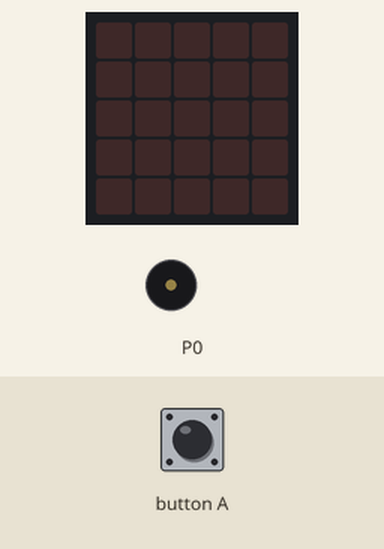
Simulated run of this program. Board: BBC micro:bit (MakeCode). Shown: the board's 5×5 LED display, buzzer (waves = sounding). The inputs (shaded band) are chosen by the test bench.

Above: at 1.2 s.
1.3 s: button A pressed for 0.15 s
At 2.5 s:
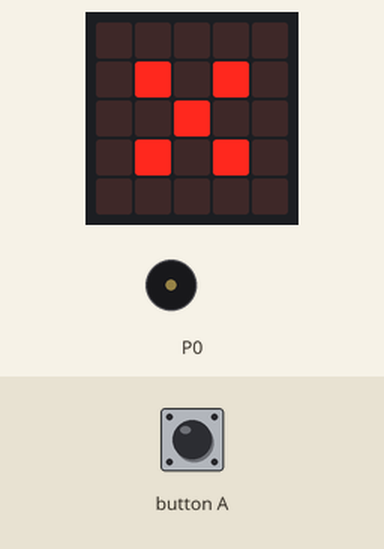
4.4 s: button A pressed for 0.15 s
At 5.8 s:
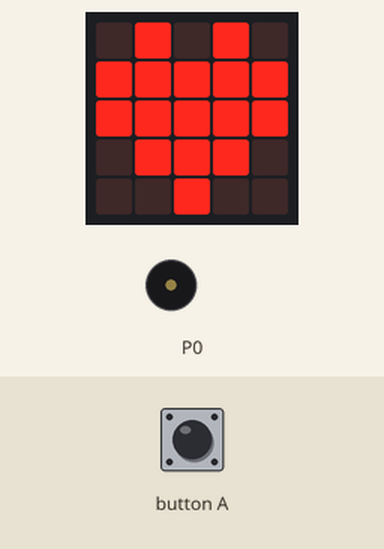
7.5 s: button A pressed for 0.15 s
At 10.01 s:
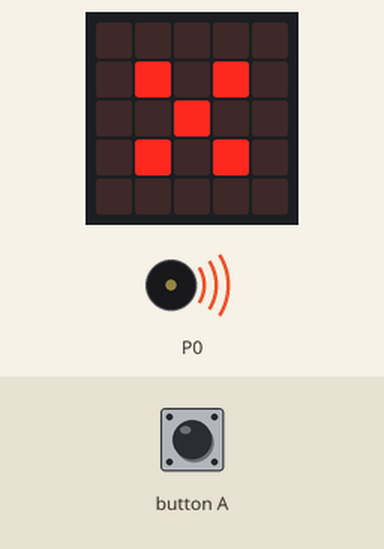
Timing chart, 0 to 16.5 s (numbered marks = the images above; inputs shaded):
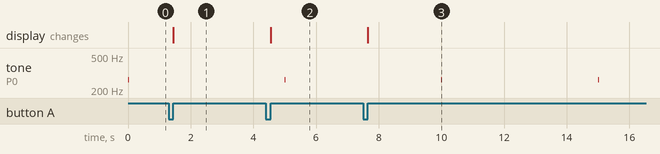

The program:

main.ts
```typescript
input.onButtonPressed(Button.A, function () {
    // Kunne testet på enten nr-variabel eller string-variabel, men hvorfor ikke teste begge metodene. Når det er er to if / els if tester og en else (unødvendig else)
    if (tilstandsymboltekst == "kryss") {
        basic.showLeds(`
            . . . . .
            . # . # .
            . . # . .
            . # . # .
            . . . . .
            `)
        tilstandsymboltekst = "hjerte"
        tilstandsymbolnr = 1
    } else if (tilstandsymbolnr == 1) {
        basic.showIcon(IconNames.Heart)
        tilstandsymbolnr = 0
        tilstandsymboltekst = "kryss"
    } else {
        // Dersom en ikke tester først på X med initiell variabel ender en kanskje opp i else-blokken så sjekk on-startblokken er riktig.
        basic.showString(tilstandsymboltekst)
        // Feilsøking. Denne skal ikke inntreffe, men gret med en test på else.
        // Spesielt lurt om en har gjort en logisk feil eller testet med feil variabel.
        // I else blokken kan en da vise ulike typer debug-info.
        basic.showNumber(tilstandsymbolnr)
    }
})
let tilstandsymboltekst = ""
let tilstandsymbolnr = 0
tilstandsymbolnr = 0
// Ikke nødvendig, men det er greit å se "gyldige streng-verdier"
tilstandsymboltekst = "hjerte"
tilstandsymboltekst = "kryss"
basic.forever(function () {

})
loops.everyInterval(5000, function () {
    music.playTone(262, music.beat(BeatFraction.Sixteenth))
})
```

test.ts
```typescript
// testene settes inn her; disse vil ikke kompilert så lenge denne pakken blir brukt som en utvidelse.
```

Measured:
- after the input at 1.3 s, the display: changes after 0.15 s (image 1)
- after the input at 4.4 s, the display: changes after 0.15 s (image 2)
- after the input at 7.5 s, the display: changes after 0.15 s (image 3)
- by itself, tone on P0: alternates 262 Hz for 0.03 s and silent for 5.0 s
